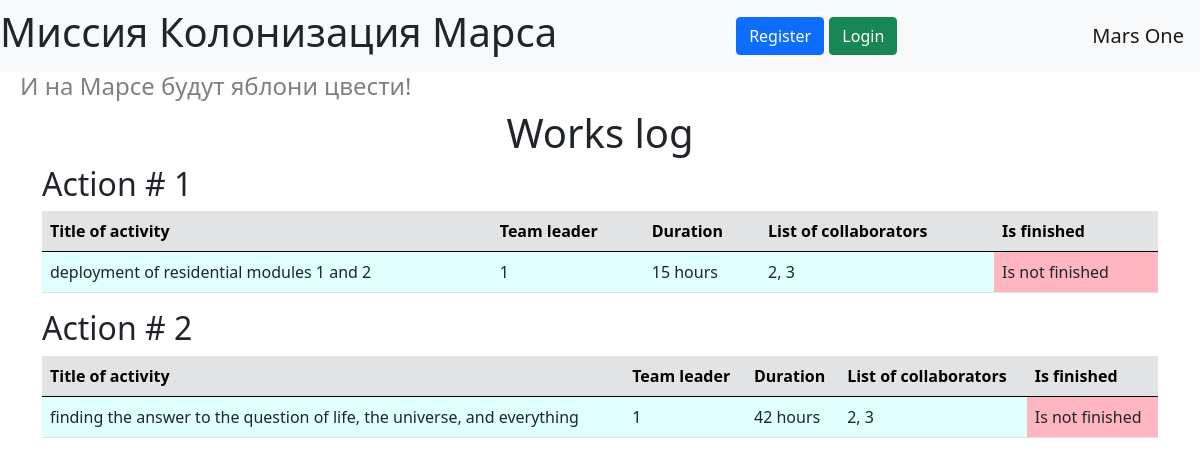
Before: / with the older database file.
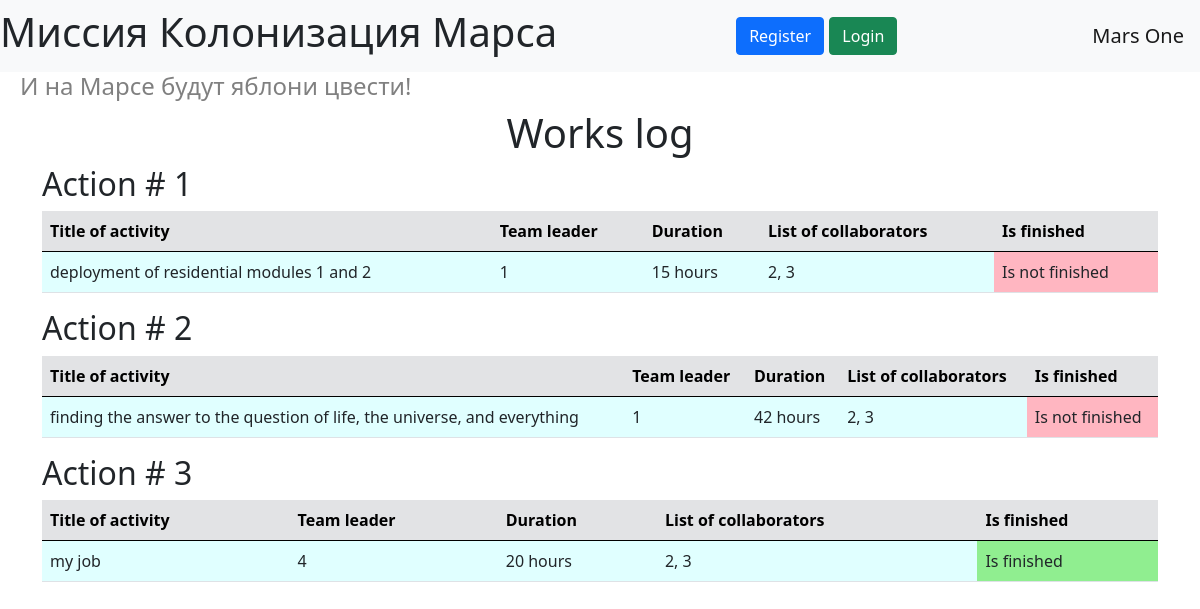
After: the same page with the newer database file.
### data/models.py (models this page shows)
class Jobs(SqlAlchemyBase):
    __tablename__ = 'jobs'
    id = sqlalchemy.Column(sqlalchemy.Integer,
                           primary_key=True, autoincrement=True)
    team_leader = sqlalchemy.Column(sqlalchemy.Integer, sqlalchemy.ForeignKey('users.id'))
    job = sqlalchemy.Column(sqlalchemy.String)
    work_size = sqlalchemy.Column(sqlalchemy.Integer)
    collaborators = sqlalchemy.Column(sqlalchemy.String)
    start_date = sqlalchemy.Column(sqlalchemy.DateTime, default=datetime.datetime.now)
    end_date = sqlalchemy.Column(sqlalchemy.DateTime, default=datetime.datetime.now)
    is_finished = sqlalchemy.Column(sqlalchemy.Boolean)

### main.py (the view)
@app.route('/')
def works_log():
    return render_template('index.html', jobs=session.query(Jobs).all(),
                           title='Works log', message=request.args.get('message'),
                           message_type=request.args.get('message_type'))

### templates/index.html (shortened to what this page needs)
{% extends 'base.html' %}
{% block content %}
    <h1 class="text-center">{{ title }}</h1>
    {% for job in jobs %}
        <h2>Action # {{ loop.index }}</h2>
        <table class="table">
            <thead>
                <tr class="table-secondary">
                    <th>Title of activity</th>
                    <th>Team leader</th>
                    <th>Duration</th>
                    <th>List of collaborators</th>
                    <th>Is finished</th>
                </tr>
            </thead>
            <tbody style="background-color: lightcyan">
                <tr>
                    <td>{{ job.job }}</td>
                    <td>{{ job.team_leader }}</td>
                    <td>{{ job.work_size }} hours</td>
                    <td>{{ job.collaborators }}</td>
                    <td style="background-color: {% if not job.is_finished %}lightpink{% else %}lightgreen{% endif %}">
                        Is {% if not job.is_finished %}not {% endif %}finished
                    </td>
                </tr>
            </tbody>
        </table>
    {% endfor %}
{% endblock %}

### templates/base.html (shortened to what this page needs)
<!DOCTYPE html>
<html lang="en">
    <head>
        <link href="https://cdn.jsdelivr.net/npm/bootstrap@5.0.0-beta2/dist/css/bootstrap.min.css"
              rel="stylesheet"
>
        <link rel="stylesheet" type="text/css" href="{{ url_for('static', filename='css/style.css') }}"/>
    </head>
    <body>
        <header>
            <nav class="navbar navbar-light bg-light">
                <h1>Миссия Колонизация Марса</h1>
                {% if current_user.is_authenticated %}
                    <a class="navbar-brand" href="/logout">{{ current_user.name }} {{ current_user.surname }}</a>
                {% else %}
                <div class="navbar-brand">
                    <a class="btn btn-primary" href="/register">Register</a>
                    <a class="btn btn-success" href="/login">Login</a>
                </div>
                {% endif %}
                <a class="navbar-brand" href="/">Mars One</a>
            </nav>
        </header>
        <h4>И на Марсе будут яблони цвести!</h4>
        <main role="main" class="container">
            {% block content %}{% endblock %}
        </main>
    </body>
</html>

### static/css/style.css (style rules this page uses)
h4 { color: grey; margin-left: 20px; }

Changed rows visible on the page:
added Jobs: job "my job", team_leader "4", work_size "20", collaborators "2, 3", is_finished True (drawn)
